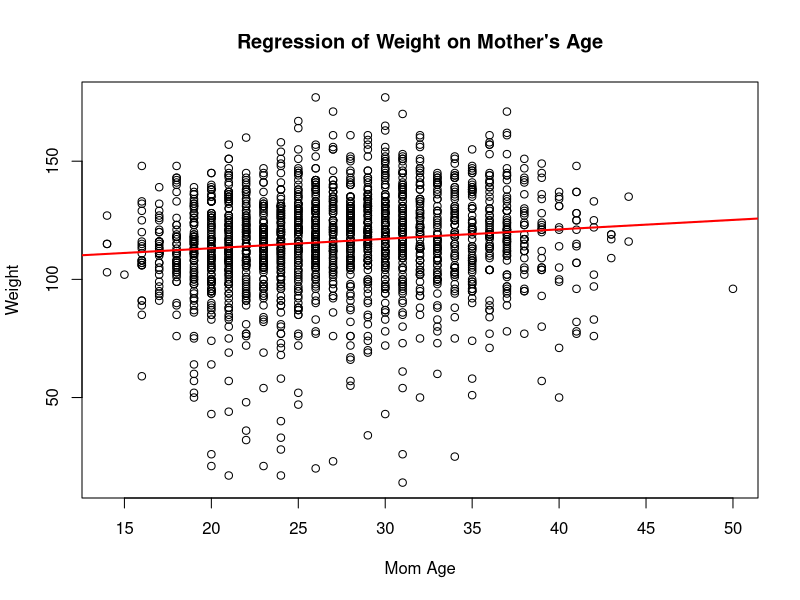
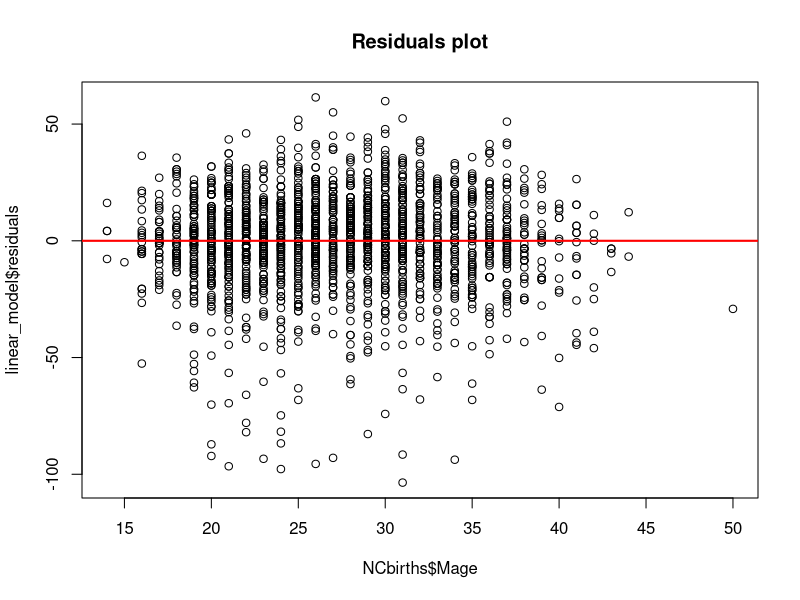
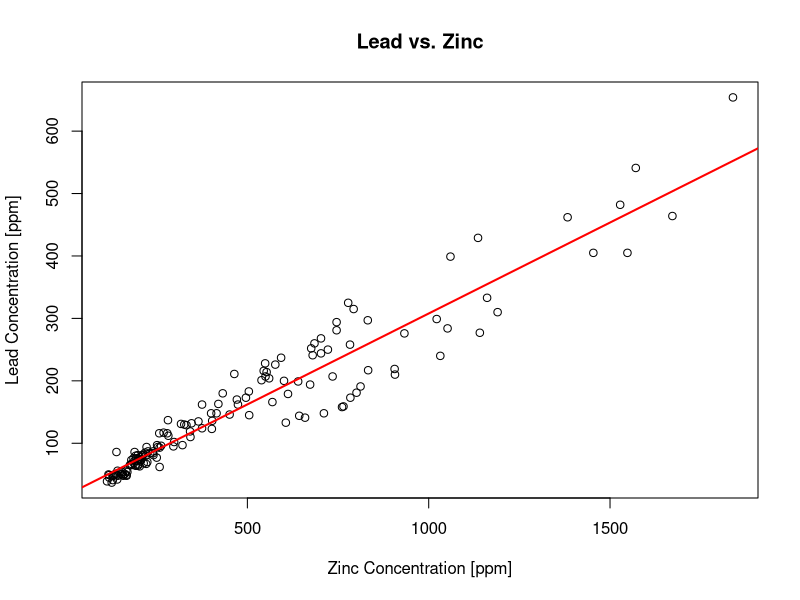
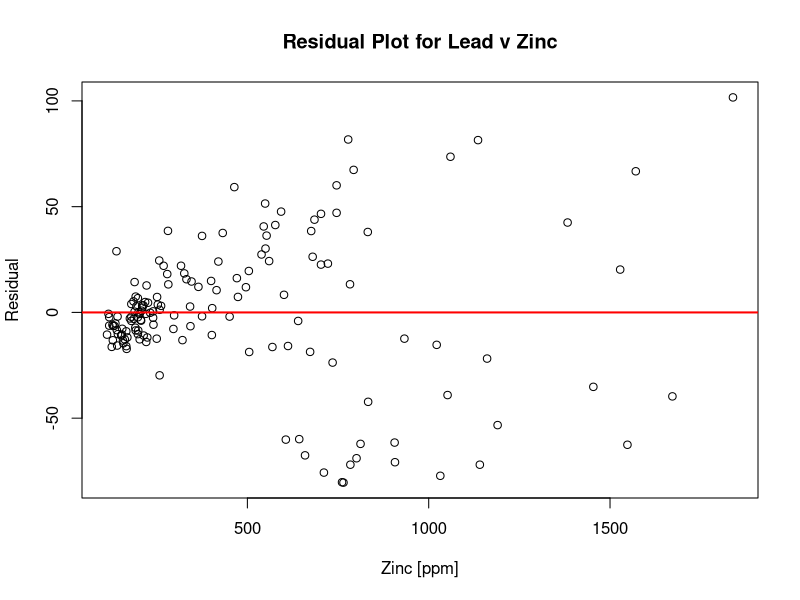
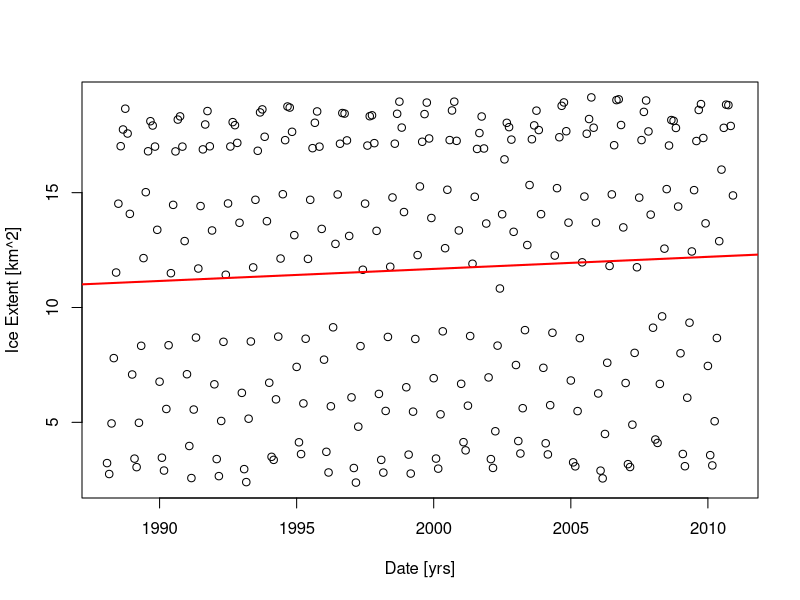
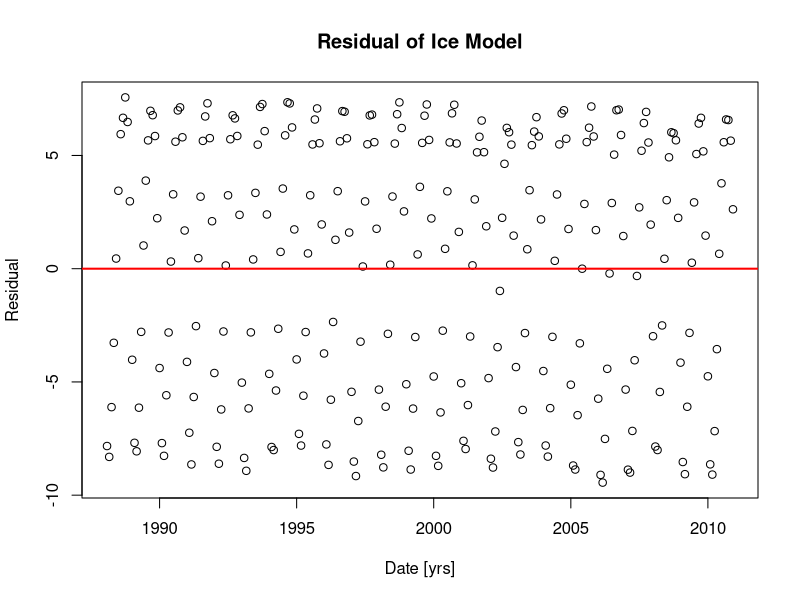
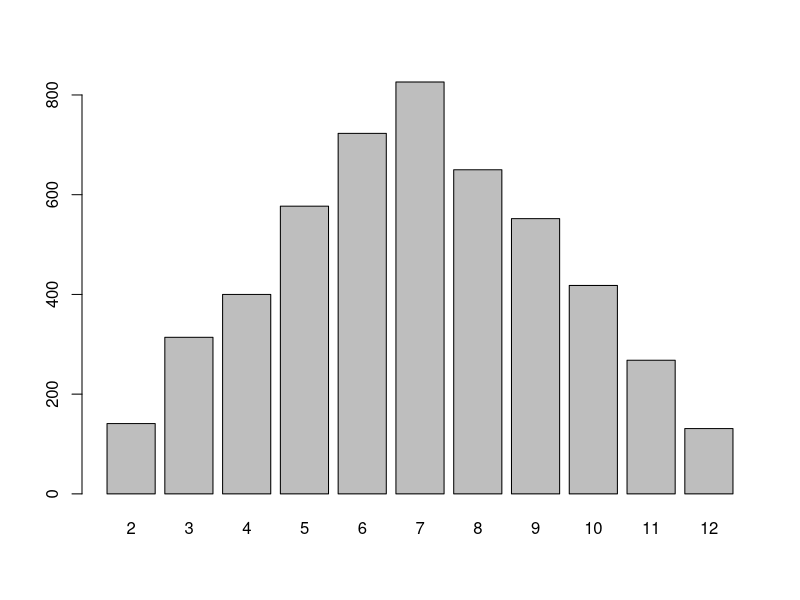

Source code (R) for these figures, in order:
## ---- chunk 1
NCbirths <- read.csv('births.csv')

## Run the linear model of weight against Mom's age and print a summary 
linear_model <- lm(NCbirths$weight ~ NCbirths$Mage) 
summary(linear_model) 

## Create a plot of the data, and draw the regression line using abline 
plot(NCbirths$weight ~ NCbirths$Mage, xlab = "Mom Age", ylab = "Weight", 
     main = "Regression of Weight on Mother's Age") 
abline(linear_model, col = "red", lwd = 2) 

## Create a plot of the residuals to assess regression assumptions 
plot(linear_model$residuals ~ NCbirths$Mage, main = "Residuals plot") 
## Add a line of y = 0 to help visualize the residuals 
abline(a = 0, b = 0, col = "red", lwd = 2)

# Linear Model Assumptions:
## 1. Data follows a linear path or y is linear in x
## 2. x-symmetry in the residuals
## 3. Equal variance in the resdiuals (error independent from x value)
## ---- chunk 2
soil <- read.table('soil_complete.txt', header = TRUE)

# 1a
soil_model <- lm(lead~zinc, data=soil)
summary(soil_model)

# 1b
plot(lead~zinc, data=soil, xlab = 'Zinc Concentration [ppm]', ylab = 'Lead Concentration [ppm]', 
     main = 'Lead vs. Zinc')
abline(soil_model, col = 'red', lwd = 2)

# 1c
plot(soil_model$residuals~soil$zinc, xlab = 'Zinc [ppm]', ylab = 'Residual', 
     main = 'Residual Plot for Lead v Zinc')
abline(0, 0, col = 'red', lwd = 2)

# 1d
# y = ax + b
# lead = 0.29*zinc + 16.58

# 1e
# soil_coeffs <- soil_model$coefficients
# soil_coeffs[1] + soil_coeffs[2] * 1000
predict(soil_model, data.frame(zinc = 1000))

# 1f
soil_coeffs <- soil_model$coefficients
soil_coeffs[2] * 100

# 1g
summary(soil_model) # Multiple r squared: 0.912, Adjusted r-squared: 0.9114
cor(soil$zinc, soil$lead)^2
# 91% of the variation in lead can be explained by the variation in zinc.

# 1h
# Linearity of the data is met as shown in subpart (b).
# Symmetry is not respected as the residuals vary from -50 to 100.
# This is not ignorable since the points above the x-axis and below the x-axis 
# are of similar density.
# Equal variance assumption is violated as we see a clear fan-shape of 
# x-dependence between the residual and the x-variable.
## ---- chunk 3
ice <- read.csv("sea_ice.csv", header = TRUE)
ice$Date <- as.Date(ice$Date, "%m/%d/%Y")

# 2a

ice_model <- lm(Extent~Date, data = ice)
summary(ice_model)

# 2b

plot(Extent~Date, data = ice, xlab = "Date [yrs]", ylab = "Ice Extent [km^2]")
abline(ice_model, col = 'red', lwd = 2)
# Data does show a slight positive trend.

# 2c
plot(ice_model$residuals~ice$Date, xlab = "Date [yrs]", ylab = "Residual",
     main = "Residual of Ice Model")
abline(0, 0, col = 'red', lwd = 2)
# First issue: data is not linear as can be seen in part 2(b)
# Second Issue: there seems to be a lack of x-symmetry as the residuals range from
# -10 to 5.
# The equal variance assumption is respected. There is no x-dependence on residual variability.
## ---- chunk 4
# 3a
# Total options: 6*6
# Ways to sum to 7: 3+4, 4+3, 5+2, 2+5, 6+1, 1+6 => 6 options
# Ways to sum to 11: 6+5, 5+6 => 2 options
# Pr(W) = 8/36 = 2/9

# Ways to sum to 2: 1+1 => 1 option
# Ways to sum to 3: 1+2, 2+1 => 2 options
# Ways to sum to 12: 6+6 => 1 option
# Pr(L) = 4/36 = 1/9

# The chance that Adam will double his money in the first round is 2/9...

# 3b
set.seed(123)
dice <- 1:6
outcomes <- replicate(5000, sample(dice, 2, replace=TRUE))
roll_sums <- colSums(outcomes)
barplot(table(roll_sums))

# 3c
prW <- mean((roll_sums == 7)|(roll_sums == 11))
prW
prL <- mean((roll_sums == 2)|(roll_sums == 3)|(roll_sums == 12))
prL
# The percentage of time Adam doubles his money was 21.88%.
# The percentage of time Adam lost was 11.72%.

# 3d
# Independence: P(A and B) = P(A) * P(B) or P(A|B) = P(A) => P(A|B) = P(A and B)/P(B) = P(A)
# Disjoint: P(A and B) = 0

# Adam winning money and losing money are disjoint events. They cannot be independent as well 
# since either winning or losing has a non-zero probability of happening.

# 3e
W_event <- (roll_sums == 7)|(roll_sums == 11)
L_event <- (roll_sums == 2)|(roll_sums == 3)|(roll_sums == 12)
prWL <- mean(W_event & L_event)
prWL
prWL != (prW * prL)
